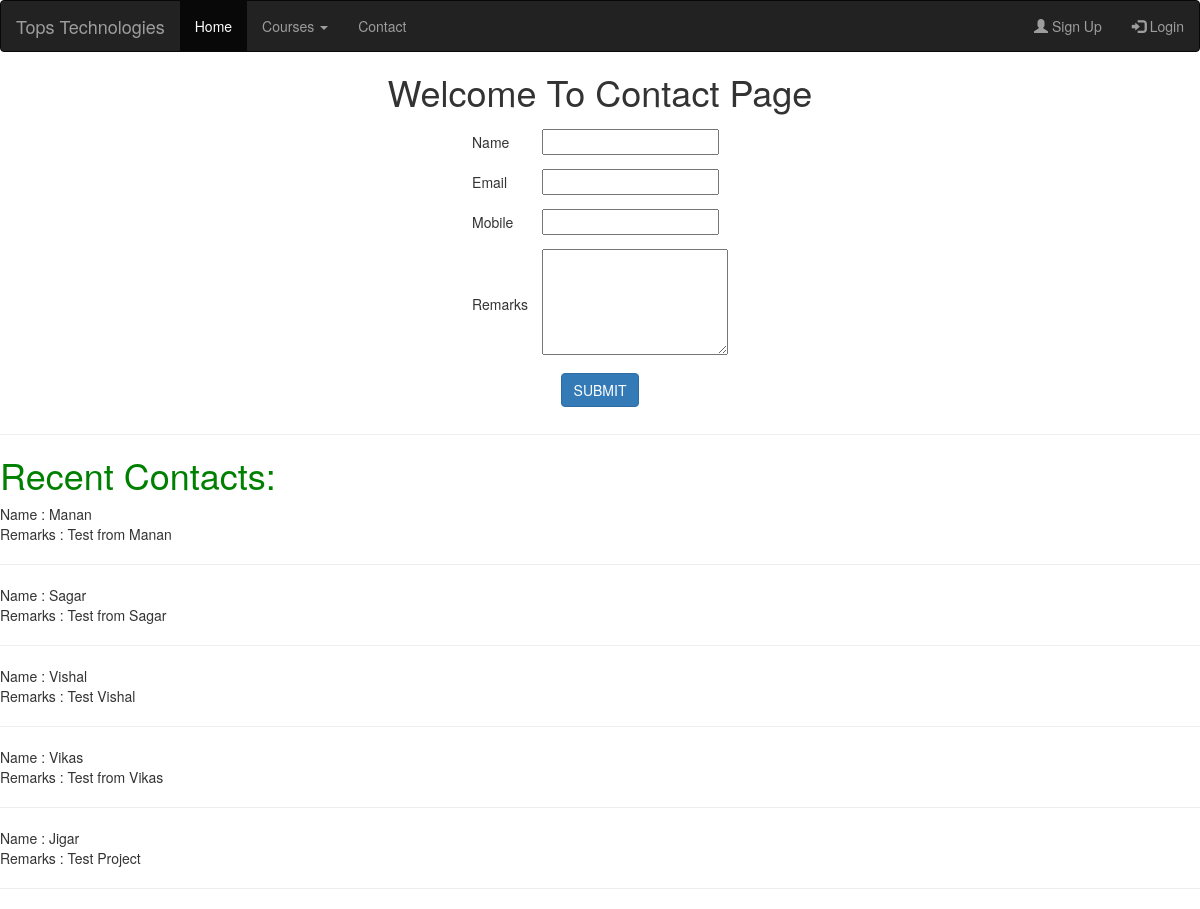
Page /contact/ on the committed database.
### myapp/models.py (models this page shows, shortened)
class Contact(models.Model):
	name=models.CharField(max_length=100)
	email=models.EmailField()
	mobile=models.PositiveIntegerField()
	remarks=models.TextField()

### myapp/views.py (the view)
# urls.py: path('contact/',views.contact,name='contact'),
def contact(request):
	if request.method=="POST":
		Contact.objects.create(
				name=request.POST['name'],
				email=request.POST['email'],
				mobile=request.POST['mobile'],
				remarks=request.POST['remarks'],
			)
		contacts=Contact.objects.all().order_by("-id")[:5]
		msg="Contact Saved Successfully"
		return render(request,'contact.html',{'msg':msg,'contacts':contacts})
	else:
		contacts=Contact.objects.all().order_by("-id")[:5]
		return render(request,'contact.html',{'contacts':contacts})

### myapp/templates/contact.html (shortened to what this page needs)
{% extends 'header.html' %}
{% block content %}
<!DOCTYPE html>
<html>
<head>
</head>
<body>
	<center>
		<h1>Welcome To Contact Page</h1>
		<form method="post" action="{% url 'contact' %}">
			<table>
				<tr>
					<td>Name</td>
					<td><input type="text" name="name"></td>
				</tr>
				<tr>
					<td>Email</td>
					<td><input type="text" name="email"></td>
				</tr>
				<tr>
					<td>Mobile</td>
					<td><input type="text" name="mobile"></td>
				</tr>
				<tr>
					<td>Remarks</td>
					<td><textarea rows="5" cols="22" name="remarks"></textarea></td>
				</tr>
				<tr>
					<td colspan="2" align="center">
						<input type="submit" name="action" value="SUBMIT" class="btn btn-primary">
					</td>
				</tr>
			</table>
		</form>
	</center>
	<hr>
	<h1 style="color:green">Recent Contacts:</h1>
	{% for i in contacts %}
		Name : {{i.name}}<br>
		Remarks : {{i.remarks}}<br><hr>
	{% endfor%}
</body>
</html>
{% endblock %}

### myapp/templates/header.html (style rules this page uses)
tr,td { padding: 7px; }

### rows in the picture
Contact: name "Manan", remarks "Test from Manan"
Contact: name "Sagar", remarks "Test from Sagar"
Contact: name "Vishal", remarks "Test Vishal"
Contact: name "Vikas", remarks "Test from Vikas"
Contact: name "Jigar", remarks "Test Project"
